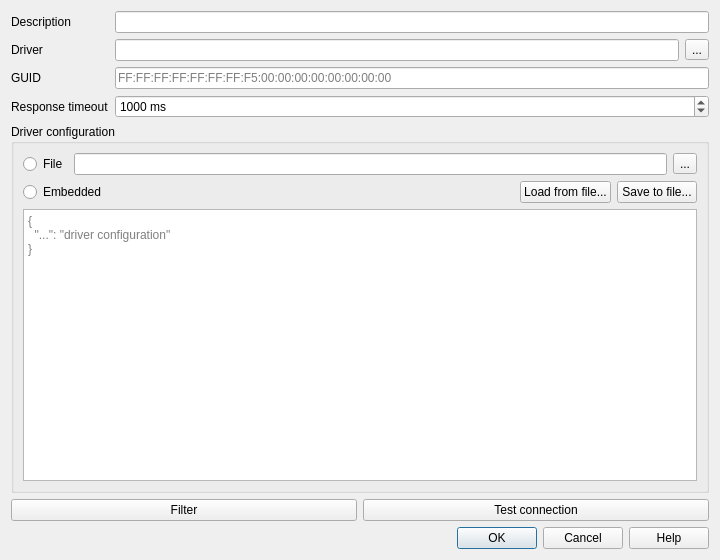
<?xml version="1.0" encoding="UTF-8"?>
<ui version="4.0">
 <class>CDlgConnSettingsLevel2</class>
 <widget class="QDialog" name="CDlgConnSettingsLevel2">
  <property name="geometry">
   <rect>
    <x>0</x>
    <y>0</y>
    <width>720</width>
    <height>560</height>
   </rect>
  </property>
  <property name="windowTitle">
   <string>Level II Driver Connection</string>
  </property>
  <layout class="QVBoxLayout" name="verticalLayout">
   <item>
    <layout class="QFormLayout" name="formLayout">
     <item row="0" column="0">
      <widget class="QLabel" name="labelName">
       <property name="text">
        <string>Description</string>
       </property>
      </widget>
     </item>
     <item row="0" column="1">
      <widget class="QLineEdit" name="editName">
       <property name="toolTip">
        <string>Description for connection used in connection table</string>
       </property>
      </widget>
     </item>
     <item row="1" column="0">
      <widget class="QLabel" name="labelDriverPath">
       <property name="text">
        <string>Driver</string>
       </property>
      </widget>
     </item>
     <item row="1" column="1">
      <layout class="QHBoxLayout" name="layoutDriverPath">
       <item>
        <widget class="QLineEdit" name="editDriverPath">
         <property name="toolTip">
          <string>&lt;html&gt;&lt;head/&gt;&lt;body&gt;&lt;p&gt;Path to the VSCP Level II driver (vscpl2drv-*), for example /var/lib/vscp/drivers/level2/libvscpl2drv-tcpipsrv.so&lt;/p&gt;&lt;/body&gt;&lt;/html&gt;</string>
         </property>
        </widget>
       </item>
       <item>
        <widget class="QToolButton" name="btnSetDriverPath">
         <property name="toolTip">
          <string>Select driver</string>
         </property>
         <property name="text">
          <string>...</string>
         </property>
        </widget>
       </item>
      </layout>
     </item>
     <item row="2" column="0">
      <widget class="QLabel" name="labelGuid">
       <property name="text">
        <string>GUID</string>
       </property>
      </widget>
     </item>
     <item row="2" column="1">
      <widget class="QLineEdit" name="editGuid">
       <property name="toolTip">
        <string>&lt;html&gt;&lt;head/&gt;&lt;body&gt;&lt;p&gt;GUID given to the driver when it is opened. Usually the two lowest bytes are zero to leave room for node ids. Leave empty for all zeros.&lt;/p&gt;&lt;/body&gt;&lt;/html&gt;</string>
       </property>
       <property name="placeholderText">
        <string>FF:FF:FF:FF:FF:FF:FF:F5:00:00:00:00:00:00:00:00</string>
       </property>
      </widget>
     </item>
     <item row="3" column="0">
      <widget class="QLabel" name="labelResponseTimeout">
       <property name="text">
        <string>Response timeout</string>
       </property>
      </widget>
     </item>
     <item row="3" column="1">
      <widget class="QSpinBox" name="spinResponseTimeout">
       <property name="toolTip">
        <string>Timeout for writing an event to the driver</string>
       </property>
       <property name="suffix">
        <string> ms</string>
       </property>
       <property name="minimum">
        <number>0</number>
       </property>
       <property name="maximum">
        <number>600000</number>
       </property>
       <property name="value">
        <number>1000</number>
       </property>
      </widget>
     </item>
    </layout>
   </item>
   <item>
    <widget class="QGroupBox" name="groupConfig">
     <property name="title">
      <string>Driver configuration</string>
     </property>
     <layout class="QVBoxLayout" name="layoutConfig">
      <item>
       <layout class="QHBoxLayout" name="layoutConfigFile">
        <item>
         <widget class="QRadioButton" name="radioConfigFile">
          <property name="toolTip">
           <string>The driver reads its configuration from this file</string>
          </property>
          <property name="text">
           <string>File</string>
          </property>
         </widget>
        </item>
        <item>
         <widget class="QLineEdit" name="editConfigPath">
          <property name="toolTip">
           <string>Path to the driver configuration file</string>
          </property>
         </widget>
        </item>
        <item>
         <widget class="QToolButton" name="btnSetConfigPath">
          <property name="toolTip">
           <string>Select configuration file</string>
          </property>
          <property name="text">
           <string>...</string>
          </property>
         </widget>
        </item>
       </layout>
      </item>
      <item>
       <layout class="QHBoxLayout" name="layoutConfigEmbedded">
        <item>
         <widget class="QRadioButton" name="radioConfigEmbedded">
          <property name="toolTip">
           <string>&lt;html&gt;&lt;head/&gt;&lt;body&gt;&lt;p&gt;The configuration is stored with the connection. When the connection is opened it is written to a temporary file that only you can read, and the file is removed when the connection is closed.&lt;/p&gt;&lt;/body&gt;&lt;/html&gt;</string>
          </property>
          <property name="text">
           <string>Embedded</string>
          </property>
         </widget>
        </item>
        <item>
         <spacer name="spacerEmbedded">
          <property name="orientation">
           <enum>Qt::Horizontal</enum>
          </property>
          <property name="sizeHint" stdset="0">
           <size>
            <width>40</width>
            <height>20</height>
           </size>
          </property>
         </spacer>
        </item>
        <item>
         <widget class="QPushButton" name="btnLoadConfig">
          <property name="toolTip">
           <string>Load the embedded configuration from a file</string>
          </property>
          <property name="text">
           <string>Load from file...</string>
          </property>
         </widget>
        </item>
        <item>
         <widget class="QPushButton" name="btnSaveConfig">
          <property name="toolTip">
           <string>Save the embedded configuration to a file</string>
          </property>
          <property name="text">
           <string>Save to file...</string>
          </property>
         </widget>
        </item>
       </layout>
      </item>
      <item>
       <widget class="QPlainTextEdit" name="editConfig">
        <property name="toolTip">
         <string>&lt;html&gt;&lt;head/&gt;&lt;body&gt;&lt;p&gt;Embedded driver configuration, usually JSON. It is given to the driver exactly as written here.&lt;/p&gt;&lt;/body&gt;&lt;/html&gt;</string>
        </property>
        <property name="lineWrapMode">
         <enum>QPlainTextEdit::NoWrap</enum>
        </property>
        <property name="placeholderText">
         <string>{
  "...": "driver configuration"
}</string>
        </property>
       </widget>
      </item>
     </layout>
    </widget>
   </item>
   <item>
    <layout class="QHBoxLayout" name="layoutButtons">
     <item>
      <widget class="QPushButton" name="btnSetFilter">
       <property name="toolTip">
        <string>Set or edit receive filter</string>
       </property>
       <property name="text">
        <string>Filter</string>
       </property>
      </widget>
     </item>
     <item>
      <widget class="QPushButton" name="btnTestConnection">
       <property name="toolTip">
        <string>Load and open the driver with the configuration, then close it again</string>
       </property>
       <property name="text">
        <string>Test connection</string>
       </property>
      </widget>
     </item>
    </layout>
   </item>
   <item>
    <widget class="QDialogButtonBox" name="buttonBox">
     <property name="orientation">
      <enum>Qt::Horizontal</enum>
     </property>
     <property name="standardButtons">
      <set>QDialogButtonBox::Cancel|QDialogButtonBox::Help|QDialogButtonBox::Ok</set>
     </property>
    </widget>
   </item>
  </layout>
 </widget>
 <tabstops>
  <tabstop>editName</tabstop>
  <tabstop>editDriverPath</tabstop>
  <tabstop>btnSetDriverPath</tabstop>
  <tabstop>editGuid</tabstop>
  <tabstop>spinResponseTimeout</tabstop>
  <tabstop>radioConfigFile</tabstop>
  <tabstop>editConfigPath</tabstop>
  <tabstop>btnSetConfigPath</tabstop>
  <tabstop>radioConfigEmbedded</tabstop>
  <tabstop>btnLoadConfig</tabstop>
  <tabstop>btnSaveConfig</tabstop>
  <tabstop>editConfig</tabstop>
  <tabstop>btnSetFilter</tabstop>
  <tabstop>btnTestConnection</tabstop>
 </tabstops>
 <resources/>
 <connections>
  <connection>
   <sender>buttonBox</sender>
   <signal>accepted()</signal>
   <receiver>CDlgConnSettingsLevel2</receiver>
   <slot>accept()</slot>
  </connection>
  <connection>
   <sender>buttonBox</sender>
   <signal>rejected()</signal>
   <receiver>CDlgConnSettingsLevel2</receiver>
   <slot>reject()</slot>
  </connection>
 </connections>
</ui>
